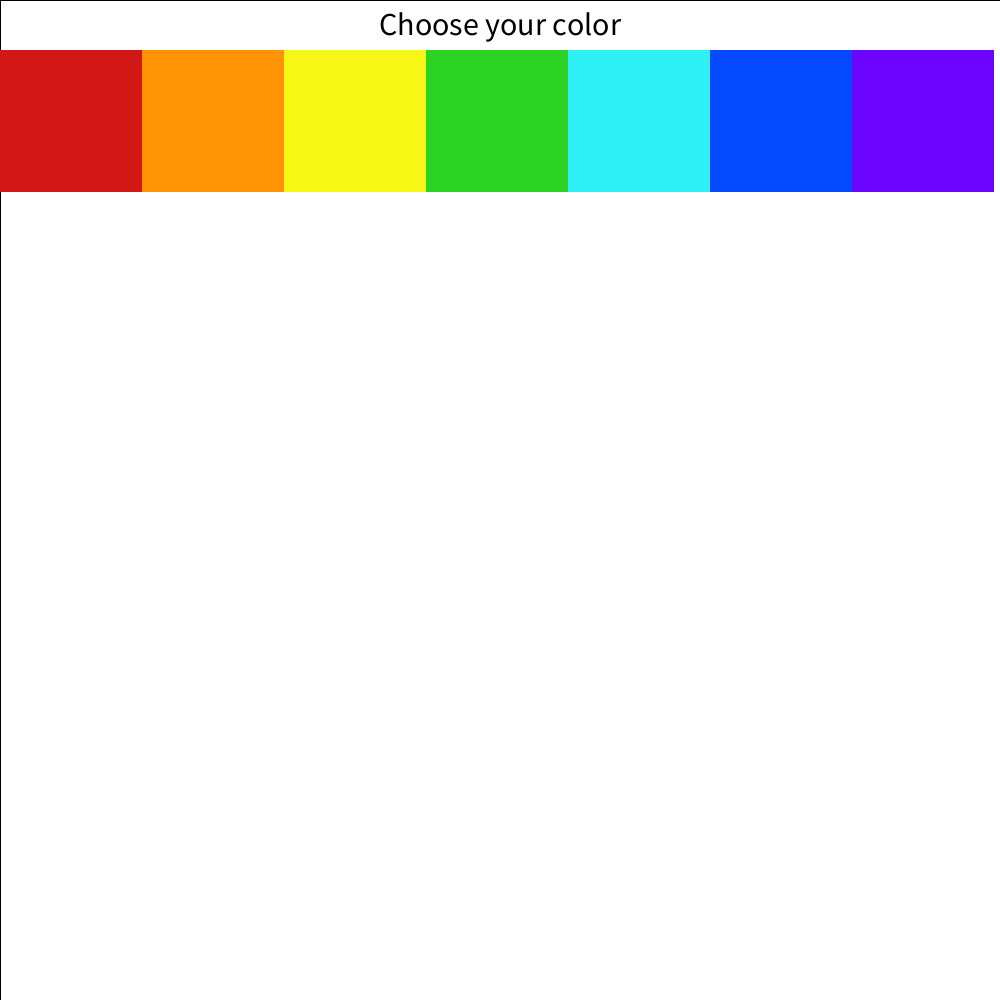
Frame 1 (no input)
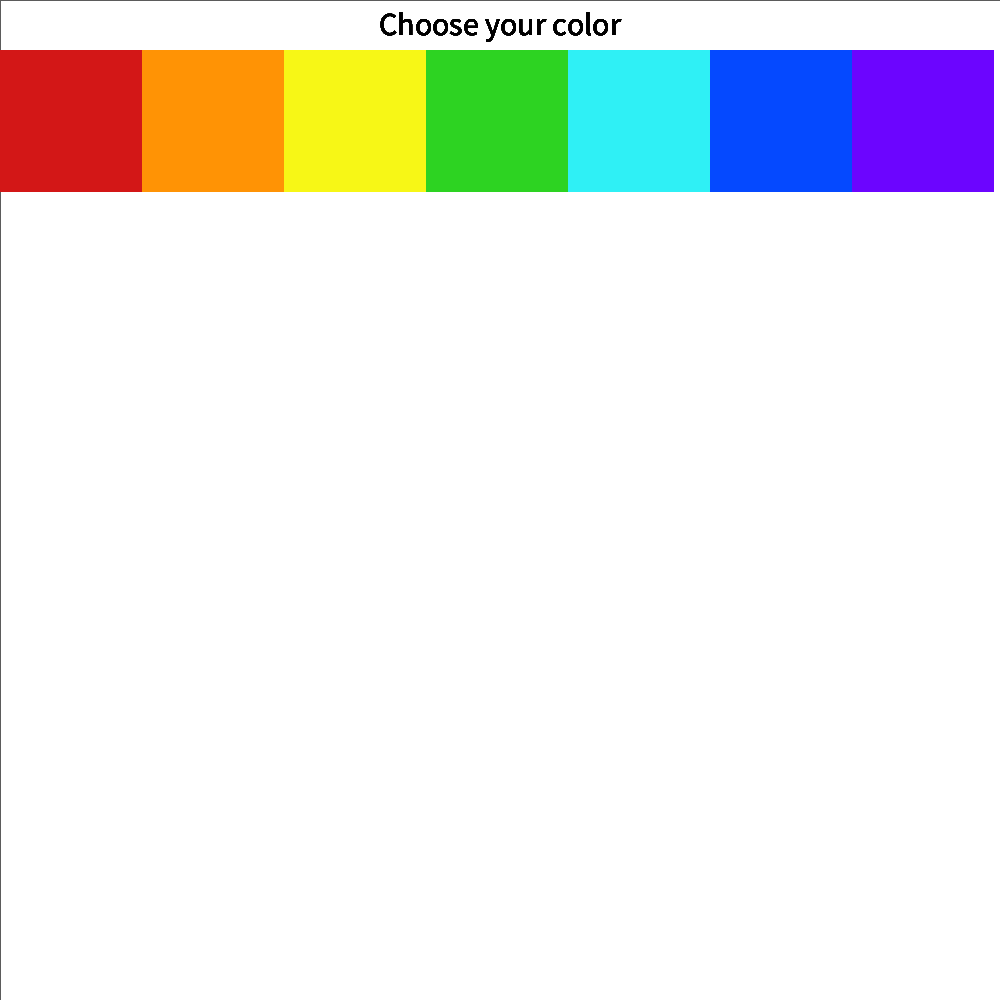
Frame 60 (the mouse pressed at the canvas centre just before this capture)
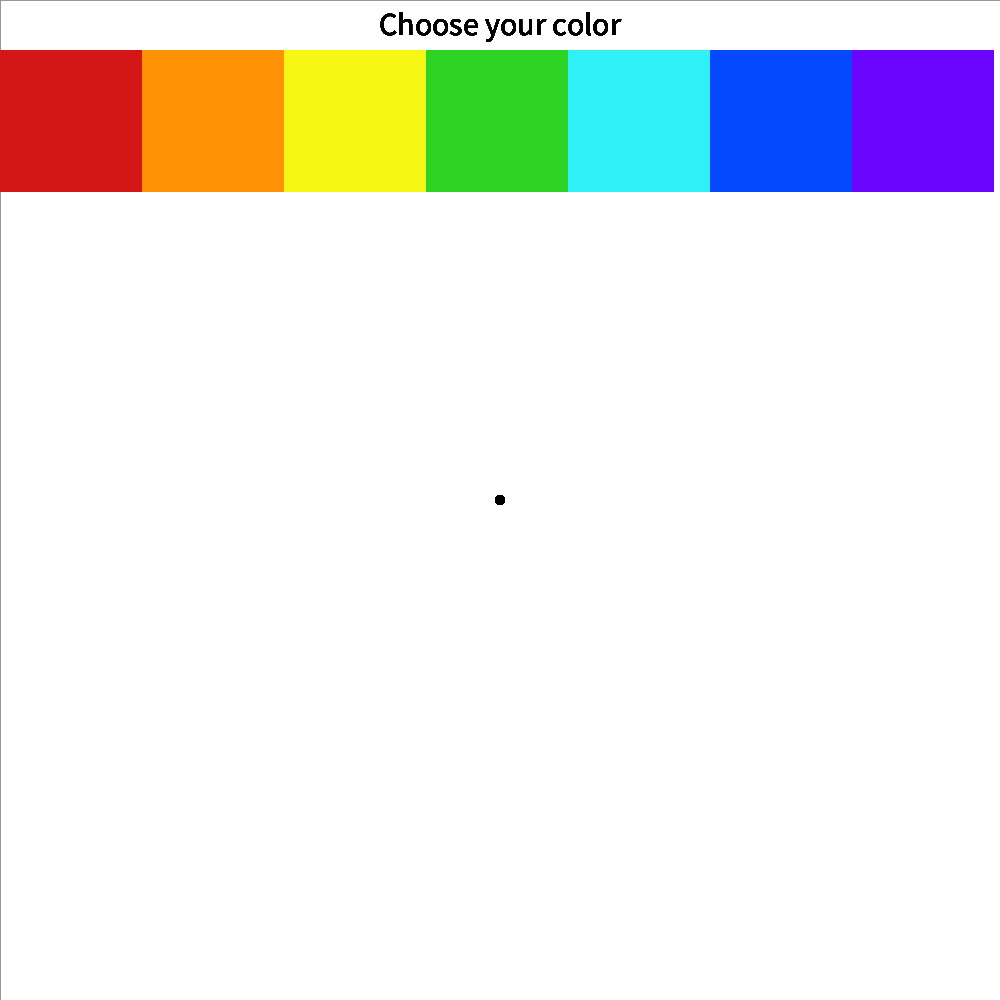
Frame 120 (the mouse held since frame 60 and released just before this capture)

The Processing sketch that drew these frames (run headless with seeded random() and noise(); from frame 60 on, the mouse is pressed at the canvas centre):

// Processing sketch: colorChangingDoodling
// ── colorChangingDoodling.pde
int brushSize; 
color brushColor = color(0, 0, 0);

void setup() {
  size(1000, 1000); 
  background(255); 
  brushSize = 10;
}

void draw() {
  fill(255, 2); 
  rect(0, 0, width, height); 
  showText();
  showColorChoice();
  if (mousePressed && mouseY>=width/7+50) {
    fill(brushColor); 
    noStroke(); 
    ellipse(mouseX, mouseY, brushSize, brushSize);
  }
  if (keyPressed) {
  }
  changeColor();
}

void keyPressed() {
  if (key == CODED) {
    if (keyCode == UP && brushSize <= 500) {
      brushSize += 10;
    } else if (keyCode == DOWN && brushSize >10) {
      brushSize -= 10;
    }
  }
}

void showText() {
  textSize(32);
  textAlign(CENTER);
  fill(0);
  text("Choose your color", width/2, 35);
}

void showColorChoice() {
  noStroke();
  fill(#D31717);
  rect(0, 50, width/7, width/7);
  fill(#FF9305);
  rect(width/7, 50, width/7, width/7);
  fill(#F7F716);
  rect(width/7*2, 50, width/7, width/7);
  fill(#2DD322);
  rect(width/7*3, 50, width/7, width/7);
  fill(#2FF0F5);
  rect(width/7*4, 50, width/7, width/7);
  fill(#0549FF);
  rect(width/7*5, 50, width/7, width/7);
  fill(#6C05FF);
  rect(width/7*6, 50, width/7, width/7);
}

void changeColor(){
  if(mousePressed && mouseX<width/7 && mouseY>50 && mouseY<50+width/7){
  brushColor=color(#D31717);
  }
  if(mousePressed && mouseX>width/7 && mouseX<width/7*2 && mouseY>50 && mouseY<50+width/7){
  brushColor=color(#FF9305);
  }
  if(mousePressed && mouseX>width/7*2 && mouseX<width/7*3 && mouseY>50 && mouseY<50+width/7){
  brushColor=color(#F7F716);
  }
  if(mousePressed && mouseX>width/7*3 && mouseX<width/7*4 && mouseY>50 && mouseY<50+width/7){
  brushColor=color(#2DD322);
  }
  if(mousePressed && mouseX>width/7*4 && mouseX<width/7*5 && mouseY>50 && mouseY<50+width/7){
  brushColor=color(#2FF0F5);
  }
  if(mousePressed && mouseX>width/7*5 && mouseX<width/7*6 && mouseY>50 && mouseY<50+width/7){
  brushColor=color(#0549FF);
  }
  if(mousePressed && mouseX>width/7*6 && mouseY>50 && mouseY<50+width/7){
  brushColor=color(#6C05FF);
  }
}
